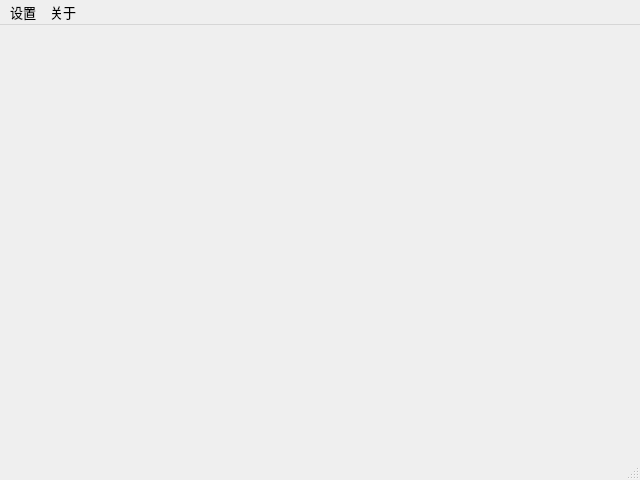
<?xml version="1.0" encoding="UTF-8"?>
<ui version="4.0">
 <class>MainWindow</class>
 <widget class="QMainWindow" name="MainWindow">
  <property name="windowModality">
   <enum>Qt::WindowModality::NonModal</enum>
  </property>
  <property name="geometry">
   <rect>
    <x>0</x>
    <y>0</y>
    <width>640</width>
    <height>480</height>
   </rect>
  </property>
  <property name="font">
   <font>
    <pointsize>10</pointsize>
    <italic>false</italic>
    <underline>false</underline>
    <stylestrategy>PreferAntialias</stylestrategy>
    <kerning>true</kerning>
    <hintingpreference>PreferDefaultHinting</hintingpreference>
    <fontweight>Medium</fontweight>
   </font>
  </property>
  <property name="mouseTracking">
   <bool>true</bool>
  </property>
  <property name="tabletTracking">
   <bool>false</bool>
  </property>
  <property name="contextMenuPolicy">
   <enum>Qt::ContextMenuPolicy::DefaultContextMenu</enum>
  </property>
  <property name="windowTitle">
   <string>PyAI</string>
  </property>
  <property name="iconSize">
   <size>
    <width>30</width>
    <height>30</height>
   </size>
  </property>
  <property name="documentMode">
   <bool>false</bool>
  </property>
  <widget class="QWidget" name="centralwidget">
   <property name="palette">
    <palette>
     <active>
      <colorrole role="Base">
       <brush brushstyle="SolidPattern">
        <color alpha="255">
         <red>25</red>
         <green>26</green>
         <blue>28</blue>
        </color>
       </brush>
      </colorrole>
     </active>
     <inactive>
      <colorrole role="Base">
       <brush brushstyle="SolidPattern">
        <color alpha="255">
         <red>25</red>
         <green>26</green>
         <blue>28</blue>
        </color>
       </brush>
      </colorrole>
     </inactive>
     <disabled/>
    </palette>
   </property>
   <property name="layoutDirection">
    <enum>Qt::LayoutDirection::LeftToRight</enum>
   </property>
   <property name="inputMethodHints">
    <set>Qt::InputMethodHint::ImhNone</set>
   </property>
  </widget>
  <widget class="QMenuBar" name="menubar">
   <property name="geometry">
    <rect>
     <x>0</x>
     <y>0</y>
     <width>640</width>
     <height>22</height>
    </rect>
   </property>
   <property name="mouseTracking">
    <bool>false</bool>
   </property>
   <widget class="QMenu" name="settings">
    <property name="font">
     <font>
      <fontweight>Light</fontweight>
     </font>
    </property>
    <property name="title">
     <string>设置</string>
    </property>
   </widget>
   <widget class="QMenu" name="about">
    <property name="title">
     <string>关于</string>
    </property>
   </widget>
   <addaction name="settings"/>
   <addaction name="about"/>
  </widget>
  <widget class="QStatusBar" name="statusbar"/>
 </widget>
 <resources/>
 <connections/>
</ui>
